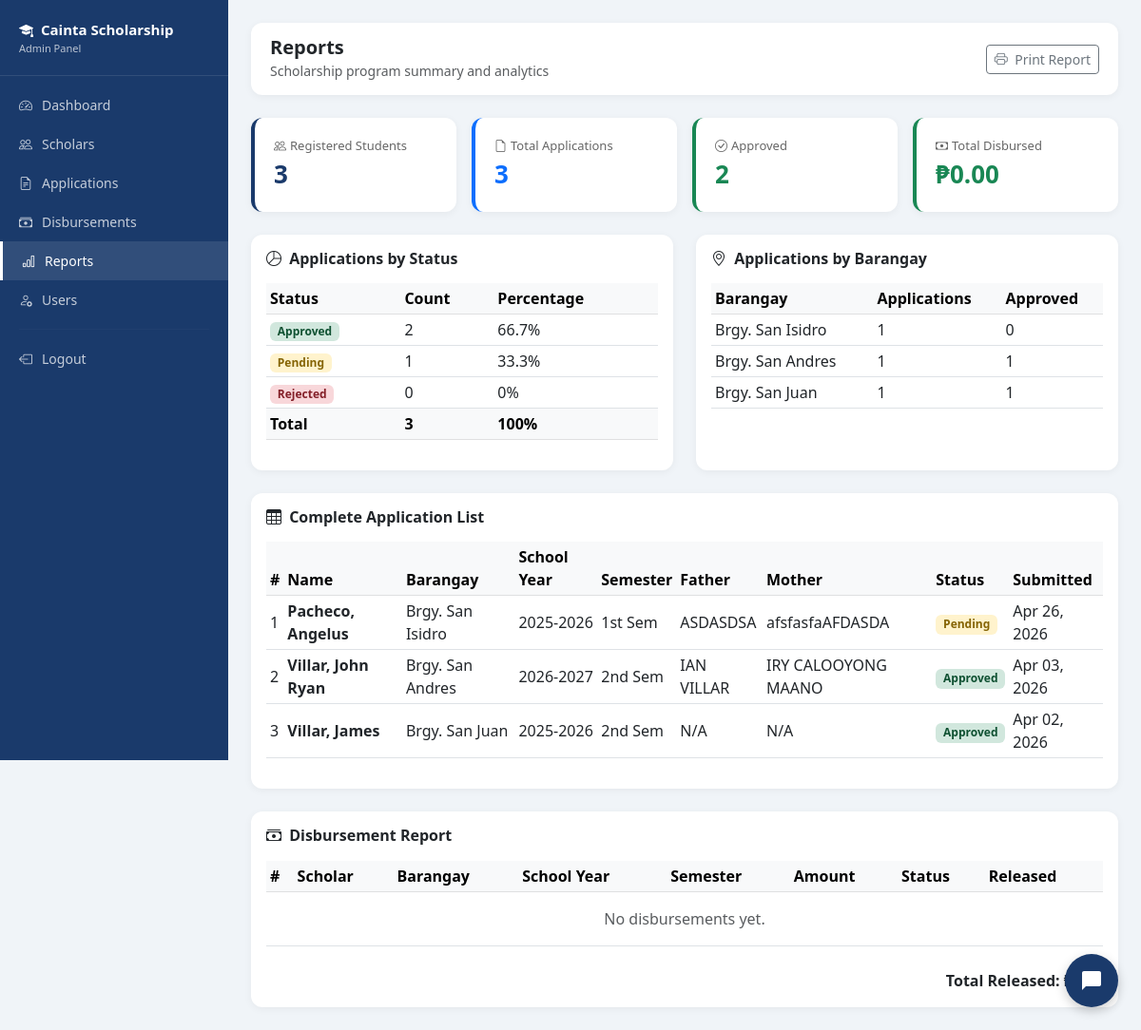
Screenshot of /admin/reports.php (signed in) with the database file from the repository.
### tables this page shows
CREATE TABLE `applications` (
  `application_id` int(11) NOT NULL,
  `scholar_id` int(11) NOT NULL,
  `school_year` varchar(20) DEFAULT NULL,
  `semester` enum('1st','2nd') DEFAULT NULL,
  `gwa` decimal(4,2) DEFAULT NULL,
  `monthly_income` decimal(10,2) DEFAULT NULL,
  `status` enum('pending','for_review','approved','rejected','incomplete') DEFAULT 'pending',
  `remarks` text DEFAULT NULL,
  `submitted_at` timestamp NOT NULL DEFAULT current_timestamp(),
  `father_name` varchar(100) DEFAULT NULL,
  `father_occupation` varchar(100) DEFAULT NULL,
  `mother_name` varchar(100) DEFAULT NULL,
  `mother_occupation` varchar(100) DEFAULT NULL
);

CREATE TABLE `students` (
  `student_id` int(11) NOT NULL,
  `first_name` varchar(50) NOT NULL,
  `last_name` varchar(50) NOT NULL,
  `middle_name` varchar(50) DEFAULT NULL,
  `email` varchar(100) NOT NULL,
  `password` varchar(255) NOT NULL,
  `contact_no` varchar(20) DEFAULT NULL,
  `address` text DEFAULT NULL,
  `barangay` varchar(100) DEFAULT NULL,
  `birthdate` date DEFAULT NULL,
  `gender` enum('Male','Female') DEFAULT NULL,
  `is_active` tinyint(4) DEFAULT 1,
  `created_at` timestamp NOT NULL DEFAULT current_timestamp(),
  `is_archived` tinyint(4) DEFAULT 0,
  `archived_at` timestamp NULL DEFAULT NULL,
  `archive_reason` varchar(255) DEFAULT NULL
);

### admin/reports.php (the view, shortened to what this page needs)
<?php
require_once '../includes/db.php';
$total_students = $pdo->query("SELECT COUNT(*) FROM students")->fetchColumn();
$total_applications = $pdo->query("SELECT COUNT(*) FROM applications")->fetchColumn();
$approved = $pdo->query("SELECT COUNT(*) FROM applications WHERE status='approved'")->fetchColumn();
$pending = $pdo->query("SELECT COUNT(*) FROM applications WHERE status='pending'")->fetchColumn();
$rejected = $pdo->query("SELECT COUNT(*) FROM applications WHERE status='rejected'")->fetchColumn();
$total_disbursed = $pdo->query("SELECT SUM(amount) FROM disbursements WHERE status='released'")->fetchColumn();
$by_barangay = $pdo->query("
    SELECT s.barangay, COUNT(*) as total,
    SUM(CASE WHEN a.status='approved' THEN 1 ELSE 0 END) as approved
    FROM applications a
    JOIN students s ON a.scholar_id = s.student_id
    GROUP BY s.barangay
    ORDER BY total DESC
")->fetchAll();
$disbursements = $pdo->query("
    SELECT d.*, s.first_name, s.last_name, s.barangay
    FROM disbursements d
    LEFT JOIN students s ON d.scholar_id = s.student_id
    ORDER BY d.created_at DESC
    LIMIT 10
")->fetchAll();
$all_apps = $pdo->query("
    SELECT a.*, s.first_name, s.last_name, s.barangay, s.email, s.contact_no
    FROM applications a
    JOIN students s ON a.scholar_id = s.student_id
    ORDER BY a.submitted_at DESC
")->fetchAll();
?>
<!DOCTYPE html>
<html lang="en">
<head>
    <link href="https://cdn.jsdelivr.net/npm/bootstrap@5.3.0/dist/css/bootstrap.min.css" rel="stylesheet">
    <link href="https://cdn.jsdelivr.net/npm/bootstrap-icons@1.10.0/font/bootstrap-icons.css" rel="stylesheet">
</head>
<body>
<div class="sidebar no-print">
    <div class="sidebar-brand">
        <i class="bi bi-mortarboard-fill me-2"></i>Cainta Scholarship
        <small>Admin Panel</small>
    </div>
    <nav>
        <a href="dashboard.php" class="nav-link"><i class="bi bi-speedometer2"></i> Dashboard</a>
        <a href="scholars.php" class="nav-link"><i class="bi bi-people"></i> Scholars</a>
        <a href="applications.php" class="nav-link"><i class="bi bi-file-earmark-text"></i> Applications</a>
        <a href="disbursements.php" class="nav-link"><i class="bi bi-cash-stack"></i> Disbursements</a>
        <a href="reports.php" class="nav-link active"><i class="bi bi-bar-chart"></i> Reports</a>
        <a href="users.php" class="nav-link"><i class="bi bi-person-gear"></i> Users</a>
        <hr style="border-color: rgba(255,255,255,0.1); margin: 10px 20px;">
        <a href="../logout.php" class="nav-link"><i class="bi bi-box-arrow-left"></i> Logout</a>
    </nav>
</div>
<div class="main-content">
    <div class="topbar no-print">
        <div>
            <h5 class="mb-0 fw-bold">Reports</h5>
            <small class="text-muted">Scholarship program summary and analytics</small>
        </div>
        <button class="btn btn-outline-secondary btn-sm" onclick="window.print()">
            <i class="bi bi-printer me-1"></i> Print Report
        </button>
    </div>
    <div class="row g-3 mb-4">
        <div class="col-md-3">
            <div class="stat-card" style="border-color: #1A3A6B;">
                <div style="font-size:13px; color:#666;"><i class="bi bi-people me-1"></i>Registered Students</div>
                <div style="font-size:26px; font-weight:700; color:#1A3A6B;"><?= $total_students ?></div>
            </div>
        </div>
        <div class="col-md-3">
            <div class="stat-card" style="border-color: #0d6efd;">
                <div style="font-size:13px; color:#666;"><i class="bi bi-file-earmark me-1"></i>Total Applications</div>
                <div style="font-size:26px; font-weight:700; color:#0d6efd;"><?= $total_applications ?></div>
            </div>
        </div>
        <div class="col-md-3">
            <div class="stat-card" style="border-color: #198754;">
                <div style="font-size:13px; color:#666;"><i class="bi bi-check-circle me-1"></i>Approved</div>
                <div style="font-size:26px; font-weight:700; color:#198754;"><?= $approved ?></div>
            </div>
        </div>
        <div class="col-md-3">
            <div class="stat-card" style="border-color: #198754;">
                <div style="font-size:13px; color:#666;"><i class="bi bi-cash me-1"></i>Total Disbursed</div>
                <div style="font-size:26px; font-weight:700; color:#198754;">₱<?= number_format($total_disbursed ?? 0, 2) ?></div>
            </div>
        </div>
    </div>
    <div class="row g-4 mb-4">
        <div class="col-md-6">
            <div class="card h-100">
                <div class="card-body">
                    <h6 class="fw-bold mb-3"><i class="bi bi-pie-chart me-1"></i> Applications by Status</h6>
                    <table class="table table-sm">
                        <thead class="table-light">
                            <tr><th>Status</th><th>Count</th><th>Percentage</th></tr>
                        </thead>
                        <tbody>
                            <tr>
                                <td><span class="badge badge-approved">Approved</span></td>
                                <td><?= $approved ?></td>
                                <td><?= $total_applications > 0 ? round(($approved/$total_applications)*100, 1) : 0 ?>%</td>
                            </tr>
                            <tr>
                                <td><span class="badge badge-pending">Pending</span></td>
                                <td><?= $pending ?></td>
                                <td><?= $total_applications > 0 ? round(($pending/$total_applications)*100, 1) : 0 ?>%</td>
                            </tr>
                            <tr>
                                <td><span class="badge badge-rejected">Rejected</span></td>
                                <td><?= $rejected ?></td>
                                <td><?= $total_applications > 0 ? round(($rejected/$total_applications)*100, 1) : 0 ?>%</td>
                            </tr>
                            <tr class="table-light fw-bold">
                                <td>Total</td>
                                <td><?= $total_applications ?></td>
                                <td>100%</td>
                            </tr>
                        </tbody>
                    </table>
                </div>
            </div>
        </div>
        <div class="col-md-6">
            <div class="card h-100">
                <div class="card-body">
                    <h6 class="fw-bold mb-3"><i class="bi bi-geo-alt me-1"></i> Applications by Barangay</h6>
                    <?php if(empty($by_barangay)): ?>
                    <p class="text-muted text-center py-3">No data available.</p>
                    <?php else: ?>
                    <table class="table table-sm">
                        <thead class="table-light">
                            <tr><th>Barangay</th><th>Applications</th><th>Approved</th></tr>
                        </thead>
                        <tbody>
                            <?php foreach($by_barangay as $b): ?>
                            <tr>
                                <td><?= htmlspecialchars($b['barangay']) ?></td>
                                <td><?= $b['total'] ?></td>
                                <td><?= $b['approved'] ?></td>
                            </tr>
                            <?php endforeach; ?>
                        </tbody>
                    </table>
                    <?php endif; ?>
                </div>
            </div>
        </div>
    </div>
    <div class="card mb-4">
        <div class="card-body">
            <h6 class="fw-bold mb-3"><i class="bi bi-table me-1"></i> Complete Application List</h6>
            <div class="table-responsive">
                <table class="table table-sm table-hover align-middle">
                    <thead class="table-light">
                        <tr>
                            <th>#</th><th>Name</th><th>Barangay</th><th>School Year</th>
                            <th>Semester</th><th>Father</th><th>Mother</th><th>Status</th><th>Submitted</th>
                        </tr>
                    </thead>
                    <tbody>
                        <?php if(empty($all_apps)): ?>
                        <tr><td colspan="9" class="text-center text-muted py-3">No applications yet.</td></tr>
                        <?php else: ?>
                        <?php foreach($all_apps as $i => $app): ?>
                        <tr>
                            <td><?= $i + 1 ?></td>
                            <td><strong><?= htmlspecialchars($app['last_name'] . ', ' . $app['first_name']) ?></strong></td>
                            <td><?= htmlspecialchars($app['barangay']) ?></td>
                            <td><?= $app['school_year'] ?></td>
                            <td><?= $app['semester'] ?> Sem</td>
                            <td><?= htmlspecialchars($app['father_name'] ?? 'N/A') ?></td>
                            <td><?= htmlspecialchars($app['mother_name'] ?? 'N/A') ?></td>
                            <td><span class="badge badge-<?= $app['status'] ?>"><?= ucfirst(str_replace('_', ' ', $app['status'])) ?></span></td>
                            <td><?= date('M d, Y', strtotime($app['submitted_at'])) ?></td>
                        </tr>
                        <?php endforeach; ?>
                        <?php endif; ?>
                    </tbody>
                </table>
            </div>
        </div>
    </div>
    <div class="card">
        <div class="card-body">
            <h6 class="fw-bold mb-3"><i class="bi bi-cash-stack me-1"></i> Disbursement Report</h6>
            <div class="table-responsive">
                <table class="table table-sm table-hover align-middle">
                    <thead class="table-light">
                        <tr>
                            <th>#</th><th>Scholar</th><th>Barangay</th><th>School Year</th>
                            <th>Semester</th><th>Amount</th><th>Status</th><th>Released</th>
                        </tr>
                    </thead>
                    <tbody>
                        <?php if(empty($disbursements)): ?>
                        <tr><td colspan="8" class="text-center text-muted py-3">No disbursements yet.</td></tr>
                        <?php endif; ?>
                    </tbody>
                </table>
            </div>
            <div class="text-end mt-2">
                <strong>Total Released: ₱<?= number_format($total_disbursed ?? 0, 2) ?></strong>
            </div>
        </div>
    </div>
</div>
<?php include '../chatbot_widget.php'; ?>
</body>
</html>

### admin/reports.php (style rules this page uses)
body { font-family: 'Segoe UI', sans-serif; background: #f0f4f8; }
.sidebar { width: 240px; min-height: 100vh; background: #1A3A6B; position: fixed; top: 0; left: 0; padding-top: 20px; z-index: 100; }
.sidebar-brand { color: white; font-size: 15px; font-weight: 600; padding: 0 20px 20px; border-bottom: 1px solid rgba(255,255,255,0.1); margin-bottom: 10px; }
.sidebar-brand small { display: block; font-size: 11px; opacity: 0.7; font-weight: 400; }
.nav-link { color: rgba(255,255,255,0.75); padding: 10px 20px; font-size: 14px; display: flex; align-items: center; gap: 10px; }
.nav-link:hover, .nav-link.active { color: white; background: rgba(255,255,255,0.1); border-left: 3px solid #fff; }
.main-content { margin-left: 240px; padding: 24px; }
.topbar { background: white; border-radius: 12px; padding: 14px 20px; margin-bottom: 24px; display: flex; justify-content: space-between; align-items: center; box-shadow: 0 2px 8px rgba(0,0,0,0.05); }
.stat-card { background: white; border-radius: 12px; padding: 20px; box-shadow: 0 2px 8px rgba(0,0,0,0.05); border-left: 4px solid; }
.card { border: none; border-radius: 12px; box-shadow: 0 2px 8px rgba(0,0,0,0.05); }
.badge-pending { background: #fff3cd; color: #856404; }
.badge-approved { background: #d1e7dd; color: #0f5132; }
.badge-rejected { background: #f8d7da; color: #842029; }

### rows the page displays
applications: students.last_name+first_name "Pacheco, Angelus", students.barangay "Brgy. San Isidro", school_year "2025-2026", semester "1st", father_name "ASDASDSA", mother_name "afsfasfaAFDASDA", status "Pending", submitted_at "Apr 26, 2026"
applications: students.last_name+first_name "Villar, John Ryan", students.barangay "Brgy. San Andres", school_year "2026-2027", semester "2nd", father_name "IAN VILLAR", mother_name "IRY CALOOYONG MAANO", status "Approved", submitted_at "Apr 03, 2026"
applications: students.last_name+first_name "Villar, James", students.barangay "Brgy. San Juan", school_year "2025-2026", semester "2nd", father_name "N/A", mother_name "N/A", status "Approved", submitted_at "Apr 02, 2026"

### other values shown
$total_students "3"
$total_applications "3"
$approved "2"
$total_disbursed "0.00"
$pending "1"
$rejected "0"
$b['barangay'] "Brgy. San Isidro"
$b['total'] "1"
$b['approved'] "0"
$b['barangay'] "Brgy. San Andres"
$b['approved'] "1"
$b['barangay'] "Brgy. San Juan"
